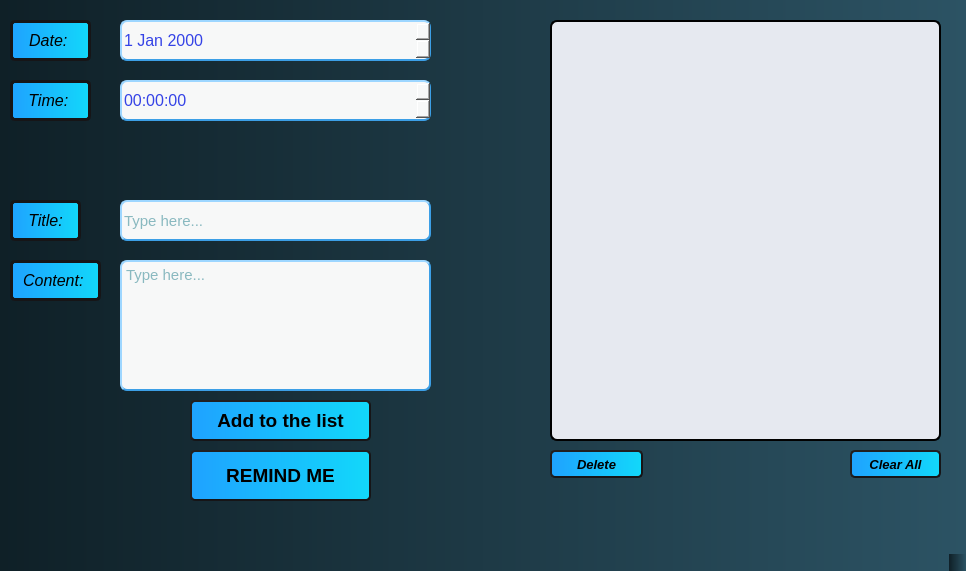
<?xml version="1.0" encoding="UTF-8"?>
<ui version="4.0">
 <class>MainWindow</class>
 <widget class="QMainWindow" name="MainWindow">
  <property name="geometry">
   <rect>
    <x>0</x>
    <y>0</y>
    <width>966</width>
    <height>571</height>
   </rect>
  </property>
  <property name="maximumSize">
   <size>
    <width>966</width>
    <height>571</height>
   </size>
  </property>
  <property name="font">
   <font>
    <italic>false</italic>
   </font>
  </property>
  <property name="windowTitle">
   <string>MainWindow</string>
  </property>
  <property name="styleSheet">
   <string notr="true">background: qlineargradient( x1:0 y1:0, x2:1 y2:0, stop:0 #0f2027, stop:1 #203a43, stop:1 #2c5364);</string>
  </property>
  <widget class="QWidget" name="centralwidget">
   <widget class="QLabel" name="title_label">
    <property name="geometry">
     <rect>
      <x>10</x>
      <y>200</y>
      <width>71</width>
      <height>41</height>
     </rect>
    </property>
    <property name="font">
     <font>
      <pointsize>12</pointsize>
      <italic>true</italic>
     </font>
    </property>
    <property name="styleSheet">
     <string notr="true">background: qlineargradient( x1:0 y1:0, x2:1 y2:0, stop:0 #1fa2ff, stop:1 #12d8fa);
border-radius: 5px;
border-style: solid;
border-width: 3px;
border-color: #161517;</string>
    </property>
    <property name="text">
     <string>Title:</string>
    </property>
    <property name="alignment">
     <set>Qt::AlignCenter</set>
    </property>
   </widget>
   <widget class="QLineEdit" name="line_edit">
    <property name="geometry">
     <rect>
      <x>120</x>
      <y>200</y>
      <width>311</width>
      <height>41</height>
     </rect>
    </property>
    <property name="font">
     <font>
      <pointsize>11</pointsize>
      <italic>false</italic>
     </font>
    </property>
    <property name="styleSheet">
     <string notr="true">background-color: #f7f8f8;
border-radius: 7px;
border-style: outset;
border-width: 2px;
border-color: #3c9fe6;
color: #1c7987</string>
    </property>
    <property name="placeholderText">
     <string>Type here...</string>
    </property>
   </widget>
   <widget class="QLabel" name="content_label">
    <property name="geometry">
     <rect>
      <x>10</x>
      <y>260</y>
      <width>91</width>
      <height>41</height>
     </rect>
    </property>
    <property name="font">
     <font>
      <pointsize>12</pointsize>
      <italic>true</italic>
     </font>
    </property>
    <property name="styleSheet">
     <string notr="true">background: qlineargradient( x1:0 y1:0, x2:1 y2:0, stop:0 #1fa2ff, stop:1 #12d8fa);
border-radius: 5px;
border-style: solid;
border-width: 3px;
border-color: #161517;</string>
    </property>
    <property name="text">
     <string>Content: </string>
    </property>
    <property name="alignment">
     <set>Qt::AlignCenter</set>
    </property>
   </widget>
   <widget class="QTextEdit" name="text_edit">
    <property name="geometry">
     <rect>
      <x>120</x>
      <y>260</y>
      <width>311</width>
      <height>131</height>
     </rect>
    </property>
    <property name="font">
     <font>
      <pointsize>11</pointsize>
      <italic>false</italic>
     </font>
    </property>
    <property name="styleSheet">
     <string notr="true">background-color: #f7f8f8;
border-radius: 7px;
border-style: outset;
border-width: 2px;
border-color: #3c9fe6;
color: #1c7987
</string>
    </property>
    <property name="placeholderText">
     <string>Type here...</string>
    </property>
   </widget>
   <widget class="QDateEdit" name="date_edit">
    <property name="geometry">
     <rect>
      <x>120</x>
      <y>20</y>
      <width>311</width>
      <height>41</height>
     </rect>
    </property>
    <property name="font">
     <font>
      <pointsize>12</pointsize>
      <italic>false</italic>
     </font>
    </property>
    <property name="styleSheet">
     <string notr="true">background-color: #f7f8f8;
border-radius: 7px;
border-style: outset;
border-width: 2px;
border-color: #3c9fe6;
color: #3543e6</string>
    </property>
   </widget>
   <widget class="QTimeEdit" name="time_edit">
    <property name="geometry">
     <rect>
      <x>120</x>
      <y>80</y>
      <width>311</width>
      <height>41</height>
     </rect>
    </property>
    <property name="font">
     <font>
      <pointsize>12</pointsize>
      <italic>false</italic>
     </font>
    </property>
    <property name="styleSheet">
     <string notr="true">background-color: #f7f8f8;
border-radius: 7px;
border-style: outset;
border-width: 2px;
border-color: #3c9fe6;
color: #3543e6</string>
    </property>
   </widget>
   <widget class="QLabel" name="date_label">
    <property name="geometry">
     <rect>
      <x>10</x>
      <y>20</y>
      <width>81</width>
      <height>41</height>
     </rect>
    </property>
    <property name="font">
     <font>
      <pointsize>12</pointsize>
      <italic>true</italic>
     </font>
    </property>
    <property name="styleSheet">
     <string notr="true">background: qlineargradient( x1:0 y1:0, x2:1 y2:0, stop:0 #1fa2ff, stop:1 #12d8fa);
border-radius: 5px;
border-style: solid;
border-width: 3px;
border-color: #161517;</string>
    </property>
    <property name="text">
     <string>Date: </string>
    </property>
    <property name="alignment">
     <set>Qt::AlignCenter</set>
    </property>
   </widget>
   <widget class="QLabel" name="time_label">
    <property name="geometry">
     <rect>
      <x>10</x>
      <y>80</y>
      <width>81</width>
      <height>41</height>
     </rect>
    </property>
    <property name="font">
     <font>
      <pointsize>12</pointsize>
      <italic>true</italic>
     </font>
    </property>
    <property name="styleSheet">
     <string notr="true">background: qlineargradient( x1:0 y1:0, x2:1 y2:0, stop:0 #1fa2ff, stop:1 #12d8fa);
border-radius: 5px;
border-style: solid;
border-width: 3px;
border-color: #161517;</string>
    </property>
    <property name="text">
     <string>Time: </string>
    </property>
    <property name="alignment">
     <set>Qt::AlignCenter</set>
    </property>
   </widget>
   <widget class="QListWidget" name="list_widget">
    <property name="geometry">
     <rect>
      <x>550</x>
      <y>20</y>
      <width>391</width>
      <height>421</height>
     </rect>
    </property>
    <property name="styleSheet">
     <string notr="true">background-color: #e6e9f0;
border-radius: 7px;
border-style: outset;
border-width: 2px;
border-color: #00000;</string>
    </property>
   </widget>
   <widget class="QPushButton" name="add_reminder_button">
    <property name="geometry">
     <rect>
      <x>190</x>
      <y>400</y>
      <width>181</width>
      <height>41</height>
     </rect>
    </property>
    <property name="font">
     <font>
      <pointsize>14</pointsize>
      <weight>75</weight>
      <italic>false</italic>
      <bold>true</bold>
     </font>
    </property>
    <property name="styleSheet">
     <string notr="true">#add_reminder_button {
background: qlineargradient( x1:0 y1:0, x2:1 y2:0, stop:0 #1fa2ff, stop:1 #12d8fa);
border-radius: 5px;
border-style: outset;
border-width: 2px;
border-color: #161517;
}

#add_reminder_button:pressed {
background: qlineargradient( x1:0 y1:0, x2:1 y2:0, stop:0 #c6ffdd, stop:1 #fbd786);
}</string>
    </property>
    <property name="text">
     <string>Add to the list</string>
    </property>
   </widget>
   <widget class="QPushButton" name="delete_button">
    <property name="geometry">
     <rect>
      <x>550</x>
      <y>450</y>
      <width>93</width>
      <height>28</height>
     </rect>
    </property>
    <property name="font">
     <font>
      <pointsize>10</pointsize>
      <weight>75</weight>
      <italic>true</italic>
      <bold>true</bold>
     </font>
    </property>
    <property name="styleSheet">
     <string notr="true">#delete_button {
background: qlineargradient( x1:0 y1:0, x2:1 y2:0, stop:0 #1fa2ff, stop:1 #12d8fa);
border-radius: 5px;
border-style: outset;
border-width: 2px;
border-color: #161517;
}
#delete_button:pressed {
background: qlineargradient( x1:0 y1:0, x2:1 y2:0, stop:0 #c6ffdd, stop:1 #fbd786);
}</string>
    </property>
    <property name="text">
     <string>Delete</string>
    </property>
   </widget>
   <widget class="QPushButton" name="clearAll_button">
    <property name="geometry">
     <rect>
      <x>850</x>
      <y>450</y>
      <width>91</width>
      <height>28</height>
     </rect>
    </property>
    <property name="font">
     <font>
      <pointsize>10</pointsize>
      <weight>75</weight>
      <italic>true</italic>
      <bold>true</bold>
     </font>
    </property>
    <property name="styleSheet">
     <string notr="true">#clearAll_button {
background: qlineargradient( x1:0 y1:0, x2:1 y2:0, stop:0 #1fa2ff, stop:1 #12d8fa);
border-radius: 5px;
border-style: outset;
border-width: 2px;
border-color: #161517;
}
#clearAll_button:pressed {
background: qlineargradient( x1:0 y1:0, x2:1 y2:0, stop:0 #c6ffdd, stop:1 #fbd786);
}</string>
    </property>
    <property name="text">
     <string>Clear All</string>
    </property>
   </widget>
   <widget class="QPushButton" name="remind_me_button">
    <property name="geometry">
     <rect>
      <x>190</x>
      <y>450</y>
      <width>181</width>
      <height>51</height>
     </rect>
    </property>
    <property name="font">
     <font>
      <pointsize>14</pointsize>
      <weight>75</weight>
      <bold>true</bold>
     </font>
    </property>
    <property name="styleSheet">
     <string notr="true">#remind_me_button {
background: qlineargradient( x1:0 y1:0, x2:1 y2:0, stop:0 #1fa2ff, stop:1 #12d8fa);
border-radius: 5px;
border-style: outset;
border-width: 2px;
border-color: #161517;
}
#remind_me_button:pressed {
background: qlineargradient( x1:0 y1:0, x2:1 y2:0, stop:0 #c6ffdd, stop:1 #fbd786);
}</string>
    </property>
    <property name="text">
     <string>REMIND ME</string>
    </property>
   </widget>
  </widget>
  <widget class="QMenuBar" name="menubar">
   <property name="geometry">
    <rect>
     <x>0</x>
     <y>0</y>
     <width>966</width>
     <height>26</height>
    </rect>
   </property>
  </widget>
  <widget class="QStatusBar" name="statusbar"/>
 </widget>
 <resources/>
 <connections/>
</ui>
